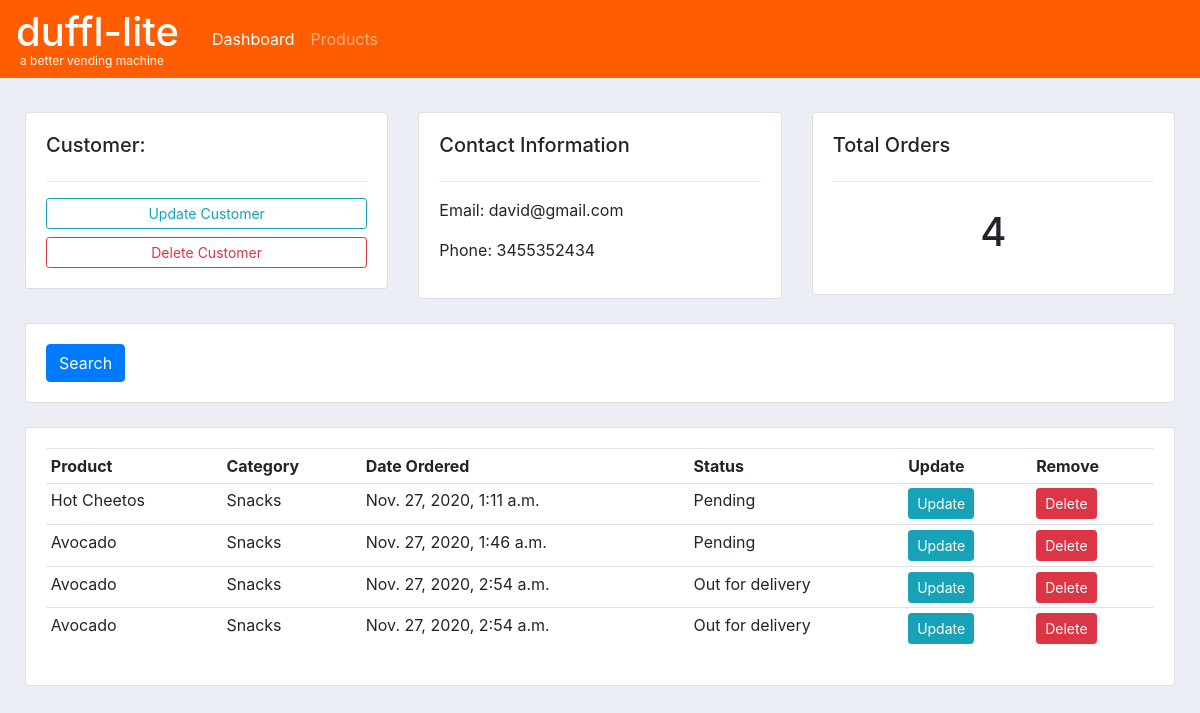
Before: /customer/4/ with the older database file.
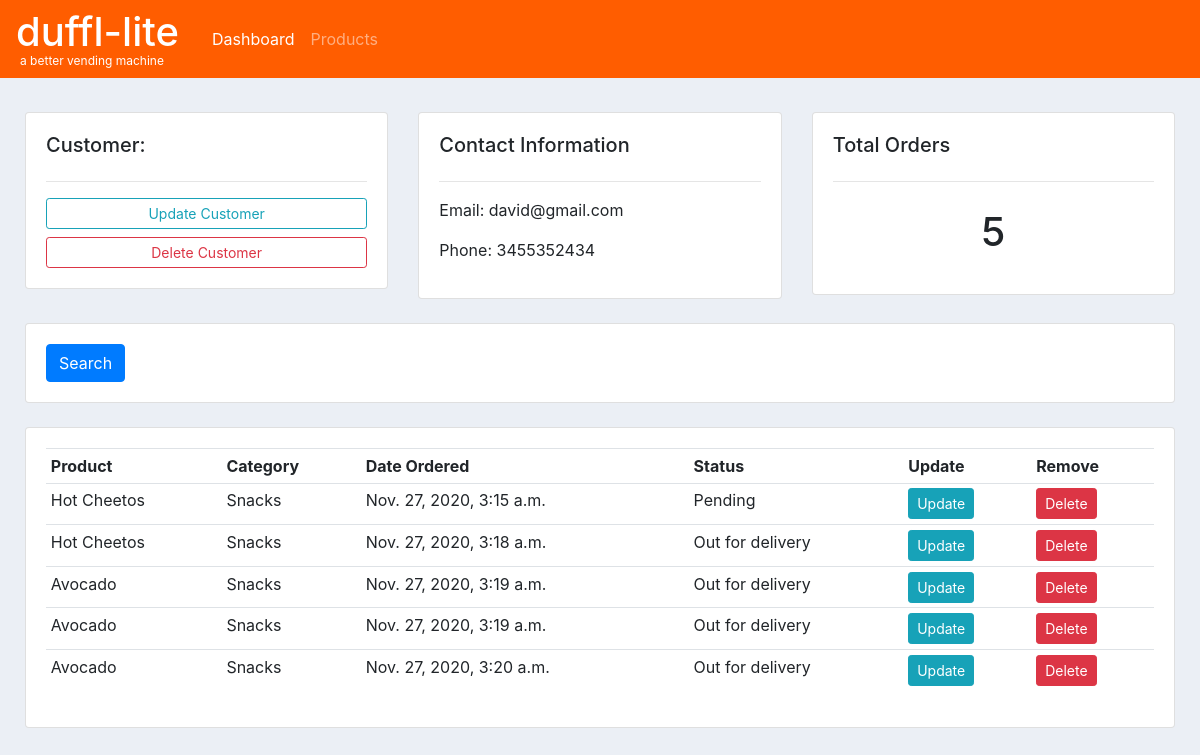
After: the same page with the newer database file.
### accounts/models.py (models this page shows, shortened)
class Order(models.Model):
	STATUS = (
			('Pending', 'Pending'),
			('Out for delivery', 'Out for delivery'),
			('Delivered', 'Delivered'),
			)
	customer = models.ForeignKey(Customer, null=True, on_delete= models.SET_NULL)
	product = models.ForeignKey(Product, null=True, on_delete= models.SET_NULL)
	date_created = models.DateTimeField(auto_now_add=True, null=True)
	status = models.CharField(max_length=200, null=True, choices=STATUS)

class Product(models.Model):
	CATEGORY = (
			('Snacks', 'Snacks'),
			('Toiletries', 'Toiletries'),
			)
	name = models.CharField(max_length=200, null=True)
	price = models.FloatField(null=True)
	category = models.CharField(max_length=200, null=True, choices=CATEGORY)
	description = models.CharField(max_length=200, null=True, blank=True)
	date_created = models.DateTimeField(auto_now_add=True, null=True)
	def __str__(self):
		return self.name

### accounts/views.py (the view)
# urls.py: path('customer/<str:pk_test>/', views.customer, name="customer"),
def customer(request, pk_test):
	customer = Customer.objects.get(id=pk_test)
	orders = customer.order_set.all()
	order_count = orders.count()
	context = {'customer':customer, 'orders':orders, 'order_count':order_count}
	return render(request, 'accounts/customer.html',context)

### accounts/templates/accounts/customer.html
{% extends 'accounts/main.html' %}
{% block content %}
<br>
<div class="row">
    <div class="col-md">
        <div class="card card-body">
            <h5>Customer:</h5>
            <hr>
            <a class="btn btn-outline-info  btn-sm btn-block" href="">Update Customer</a>
            <a class="btn btn-outline-danger  btn-sm btn-block" href="">Delete Customer</a>
        </div>
    </div>
    <div class="col-md">
        <div class="card card-body">
            <h5>Contact Information</h5>
            <hr>
            <p>Email: {{customer.email}}</p>
            <p>Phone: {{customer.phone}}</p>
        </div>
    </div>
    <div class="col-md">
        <div class="card card-body">
            <h5>Total Orders</h5>
            <hr>
            <h1 style="text-align: center;padding: 10px">{{order_count}}</h1>
        </div>
    </div>
</div>
<br>
<div class="row">
    <div class="col">
        <div class="card card-body">
            <form method="get">
                <button class="btn btn-primary" type="submit">Search</button>
            </form>
        </div>
    </div>
</div>
<br>
<div class="row">
    <div class="col-md">
        <div class="card card-body">
            <table class="table table-sm">
                <tr>
                    <th>Product</th>
                    <th>Category</th>
                    <th>Date Ordered</th>
                    <th>Status</th>
                    <th>Update</th>
                    <th>Remove</th>
                </tr>
                {% for order in orders %}
                <tr>
                    <td>{{order.product}}</td>
                    <td>{{order.product.category}}</td>
                    <td>{{order.date_created}}</td>
                    <td>{{order.status}}</td>
                    <td><a class="btn btn-sm btn-info" href="{% url 'update_order' order.id %}">Update</a></td>
                    <td><a class="btn btn-sm btn-danger" href="{% url 'delete_order' order.id %}">Delete</a></td>
                </tr>
                {% endfor %}
            </table>
        </div>
    </div>
</div>
{% endblock %}

Changed rows visible on the page:
removed Order: product "Hot Cheetos", product.category "Snacks", date_created "Nov. 27, 2020, 1:11 a.m.", status "Pending"
removed Order: product "Avocado", product.category "Snacks", date_created "Nov. 27, 2020, 1:46 a.m.", status "Pending"
removed Order: product "Avocado", product.category "Snacks", date_created "Nov. 27, 2020, 2:54 a.m.", status "Out for delivery"
removed Order: product "Avocado", product.category "Snacks", date_created "Nov. 27, 2020, 2:54 a.m.", status "Out for delivery"
added Order: product "Hot Cheetos", product.category "Snacks", date_created "Nov. 27, 2020, 3:15 a.m.", status "Pending"
added Order: product "Hot Cheetos", product.category "Snacks", date_created "Nov. 27, 2020, 3:18 a.m.", status "Out for delivery"
added Order: product "Avocado", product.category "Snacks", date_created "Nov. 27, 2020, 3:19 a.m.", status "Out for delivery"
added Order: product "Avocado", product.category "Snacks", date_created "Nov. 27, 2020, 3:19 a.m.", status "Out for delivery"
added Order: product "Avocado", product.category "Snacks", date_created "Nov. 27, 2020, 3:20 a.m.", status "Out for delivery"
Other visible differences:
{{ order_count }}: "4" → "5"
